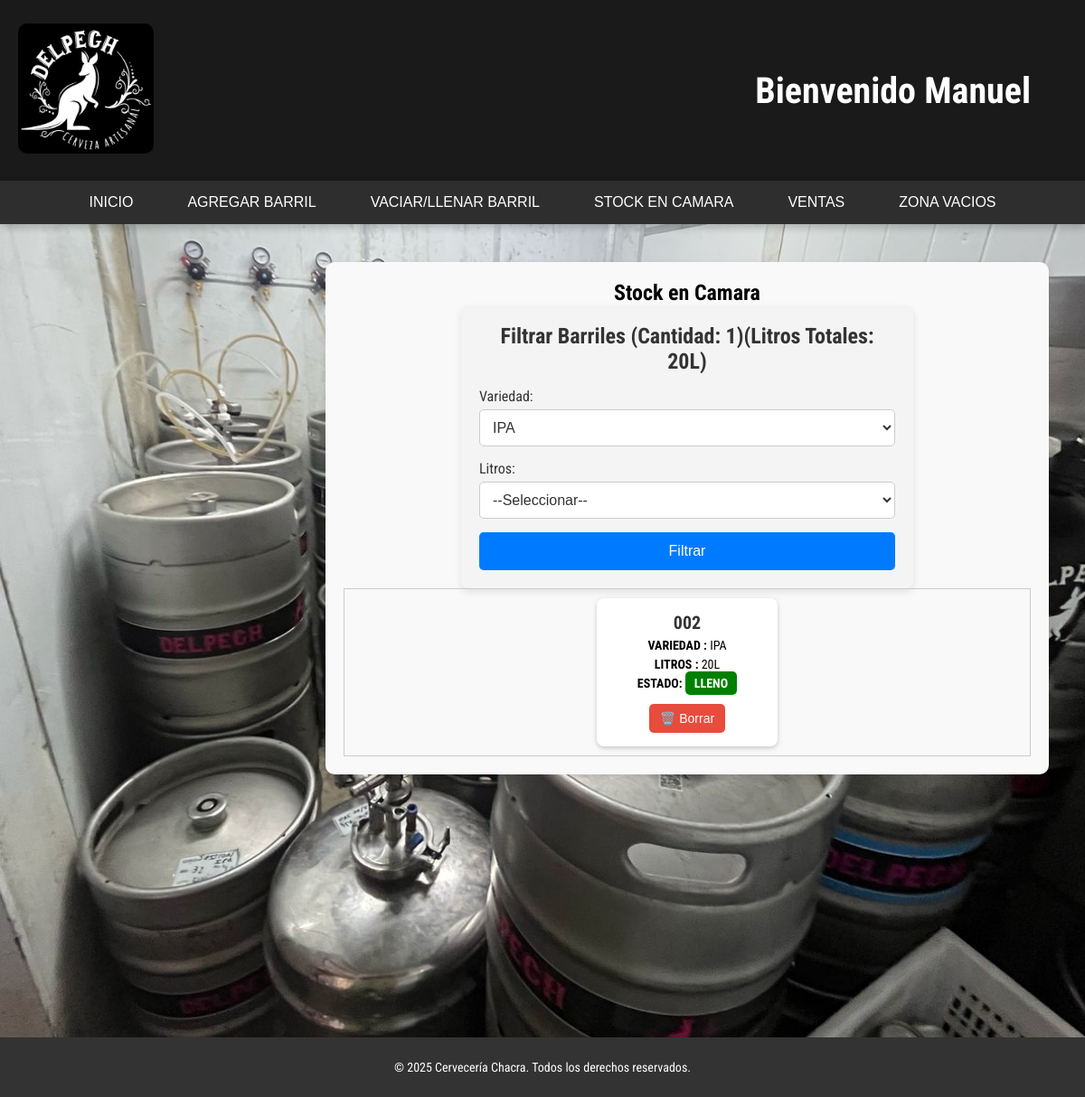
Before: /listar_barrilescamara.php?variedad=1 with the older database file.
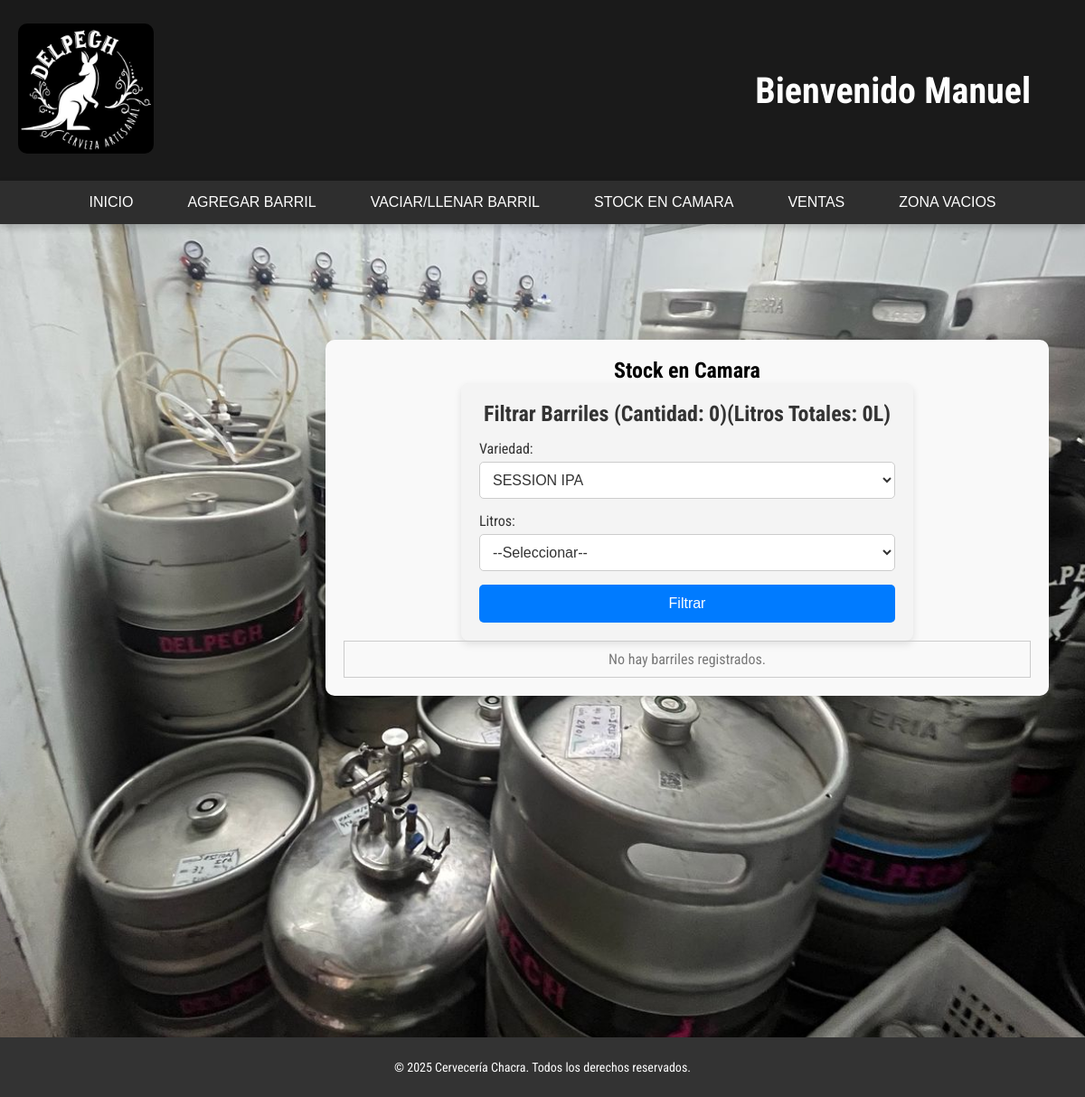
After: the same page with the newer database file.
### tables this page shows
CREATE TABLE `barriles` (
  `id_barril` int(11) NOT NULL,
  `codigo` varchar(11) NOT NULL,
  `id_variedad` int(11) NOT NULL,
  `id_lugar` int(11) NOT NULL,
  `litros` enum('20','30','50') NOT NULL,
  `estado` enum('LLENO','VACIO','EN USO','') NOT NULL,
  `fecha_venta` date DEFAULT NULL
);

CREATE TABLE `variedades` (
  `id_variedad` int(11) NOT NULL,
  `nombre` varchar(255) NOT NULL,
  `precio_x_litro` decimal(10,2) DEFAULT NULL
);

### models/barril.model.php (called while the page is built, shortened)
<?php
require_once __DIR__ . '/../config/database.php';
class Barril {
    private $db;
    public function __construct() {
        try {
            $database = new Database();
            $this->db = $database->connect();
        } catch (PDOException $e) {
            die("Error de conexión: " . $e->getMessage());
        }
    }
    public function getBarrilesFiltradosCamara($variedad = '', $codigo = '', $litros = '') {
        $query = "SELECT b.id_barril, b.codigo, v.nombre AS variedad, l.nombre AS lugar, b.litros
                  FROM barriles b
                  JOIN variedades v ON b.id_variedad = v.id_variedad
                  JOIN lugar l ON b.id_lugar = l.id_lugar
                  WHERE l.nombre = 'CAMARA' AND (b.estado = 'LLENO' OR b.estado = 'EN USO')";
        if ($variedad) {
            $query .= " AND b.id_variedad = :variedad";
        }
        $query .= " ORDER BY b.codigo ASC";
        $stmt = $this->db->prepare($query);
        if ($variedad) {
            $stmt->bindParam(':variedad', $variedad, PDO::PARAM_INT);
        }
        $stmt->execute();
        return $stmt->fetchAll(PDO::FETCH_OBJ);
    }
    public function getEstadoByCodigo($codigo) {
        $query = $this->db->prepare("SELECT estado FROM barriles WHERE codigo = :codigo");
        $query->execute([':codigo' => $codigo]);
        $resultado = $query->fetch(PDO::FETCH_OBJ);
        return $resultado ? $resultado->estado : null;
    }
}
?>

### config/database.php (called while the page is built, shortened)
<?php
class Database {
    private $host = "localhost";
    private $dbname = "delpechcerveceria";
    private $username = "root";
    private $password = "";
    public function connect() {
        $this->db = null;
        try {
            $this->db = new PDO("mysql:host=" . $this->host . ";dbname=" . $this->dbname, $this->username, $this->password);
            $this->db->setAttribute(PDO::ATTR_ERRMODE, PDO::ERRMODE_EXCEPTION);
        } catch (PDOException $e) {
            echo "Error de conexión: " . $e->getMessage();
        }
        return $this->db;
    }
}
?>

### models/lugar.model.php (called while the page is built, shortened)
<?php
require_once './config/database.php';
class lugarModel {
    public function __construct() {
        $database = new Database();
    }
}

### controllers/barril.controller.php (called while the page is built, shortened)
<?php
require_once __DIR__ . '/../models/barril.model.php';
require_once __DIR__ . '/../models/lugar.model.php';
class BarrilController {
    private $barrilModel;
    public function __construct() {
        $this->barrilModel = new Barril();
    }
    public function getBarrilesFiltradosCamara($variedad = '', $codigo = '', $litros = '') {
        return $this->barrilModel->getBarrilesFiltradosCamara($variedad, $codigo, $litros);
    }
    public function getEstadoByCodigo($codigo) {
        return $this->barrilModel->getEstadoByCodigo($codigo) ?? null;
    }
}

### models/variedad.model.php (called while the page is built, shortened)
<?php
require_once './config/database.php';
class Variedad {
    private $db;
    public function __construct() {
        $database = new Database();
        $this->db = $database->connect();
    }
    public function getAllVariedades() {
        $query = $this->db->prepare('SELECT * FROM variedades');
        $query->execute();
        $variedades = $query->fetchAll(PDO::FETCH_OBJ);
        return $variedades;
    }
}

### controllers/variedad.controller.php (called while the page is built, shortened)
<?php require_once './models/variedad.model.php';
class variedadController {
    private $variedadModel;
    public function __construct() {
        $this->variedadModel = new Variedad();
    }
    public function getAllVariedades() {
    $variedades = $this->variedadModel->getAllVariedades();
    return $variedades;
}
}
?>

### listar_barrilescamara.php (the view, shortened to what the changed rows need)
<?php require_once __DIR__ . '/controllers/barril.controller.php';?>
<?php require_once __DIR__ . '/controllers/variedad.controller.php';?>
<!DOCTYPE html>
<html lang="es">
<head>
    <link rel="stylesheet" href="styles.css">
</head>
<body>
        <?php include './views/header.php'; ?>
        <section class="camara">
        <?php $controller= new BarrilController();
        $barriles=$controller->getBarriles();?>
        <?php $controllerVariedades= new variedadController();
        $variedades=$controllerVariedades->getAllVariedades();?>
    <?php
        $variedad = isset($_GET['variedad']) ? $_GET['variedad'] : '';
        $codigo = isset($_GET['codigo']) ? $_GET['codigo'] : '';
        $litros = isset($_GET['litros']) ? $_GET['litros'] : '';
        $barriles = $controller->getBarrilesFiltradosCamara($variedad, $codigo, $litros);
         ?>
        <section class="contenedor-lista">
        <h2 class="venta">Stock en Camara</h2>
        <?php
            $totalBarriles = count($barriles);
            $totalLitros = 0;
            foreach ($barriles as $barril) {
                $totalLitros += $barril->litros;
            }
        ?>
<form action="listar_barrilescamara.php" method="GET" class="formulario-filtros">
    <h3>Filtrar Barriles <span class="cantidad-barriles">(Cantidad: <?= $totalBarriles ?>)</span><span class="cantidad-litros">(Litros Totales: <?= $totalLitros ?>L)</span></h3>
    <div class="campo-filtro">
        <label for="variedad">Variedad:</label>
        <select name="variedad" id="variedad">
            <?php foreach ($variedades as $variedad): ?>
                <option value="<?= $variedad->id_variedad ?>" <?= isset($_GET['variedad']) && $_GET['variedad'] == $variedad->id_variedad ? 'selected' : '' ?>>
                    <?= htmlspecialchars($variedad->nombre) ?>
                </option>
            <?php endforeach; ?>
        </select>
    </div>
</form>
    <div class="lista-barriles">
        <?php if (!empty($barriles)): ?>
            <?php foreach ($barriles as $barril):
                $estado = $controller->getEstadoByCodigo($barril->codigo);?>
                <div class="barril-card">
                    <h3><?= htmlspecialchars($barril->codigo) ?></h3>
                    <p><b>VARIEDAD :</b> <?= htmlspecialchars($barril->variedad) ?></p>
                    <p><b>LITROS :</b> <?= htmlspecialchars($barril->litros) ?>L</p>
                    <p><b>ESTADO:</b>
                    <span class="estado <?= strtolower($estado) ?>">
                        <?= htmlspecialchars($estado) ?>
                     </span>
                </p>
                    <form action="eliminar.php" method="POST" onsubmit="return confirm('¿Seguro que quieres eliminar este barril?');">
                        <button type="submit" class="btn-borrar">🗑️ Borrar</button>
                    </form>
                </div>
            <?php endforeach; ?>
        <?php else: ?>
            <p class="mensaje-vacio">No hay barriles registrados.</p>
        <?php endif; ?>
    </div>
    </section>
</section>
</body>
</html>

Changed rows visible on the page:
removed barriles: codigo "002", id_variedad.nombre "IPA", litros "20", estado "LLENO"
Other visible differences:
$totalBarriles: "1" → "0"
$totalLitros: "20" → "0"
form field variedad: "IPA" → "SESSION IPA"
text now shown: "No hay barriles registrados."
